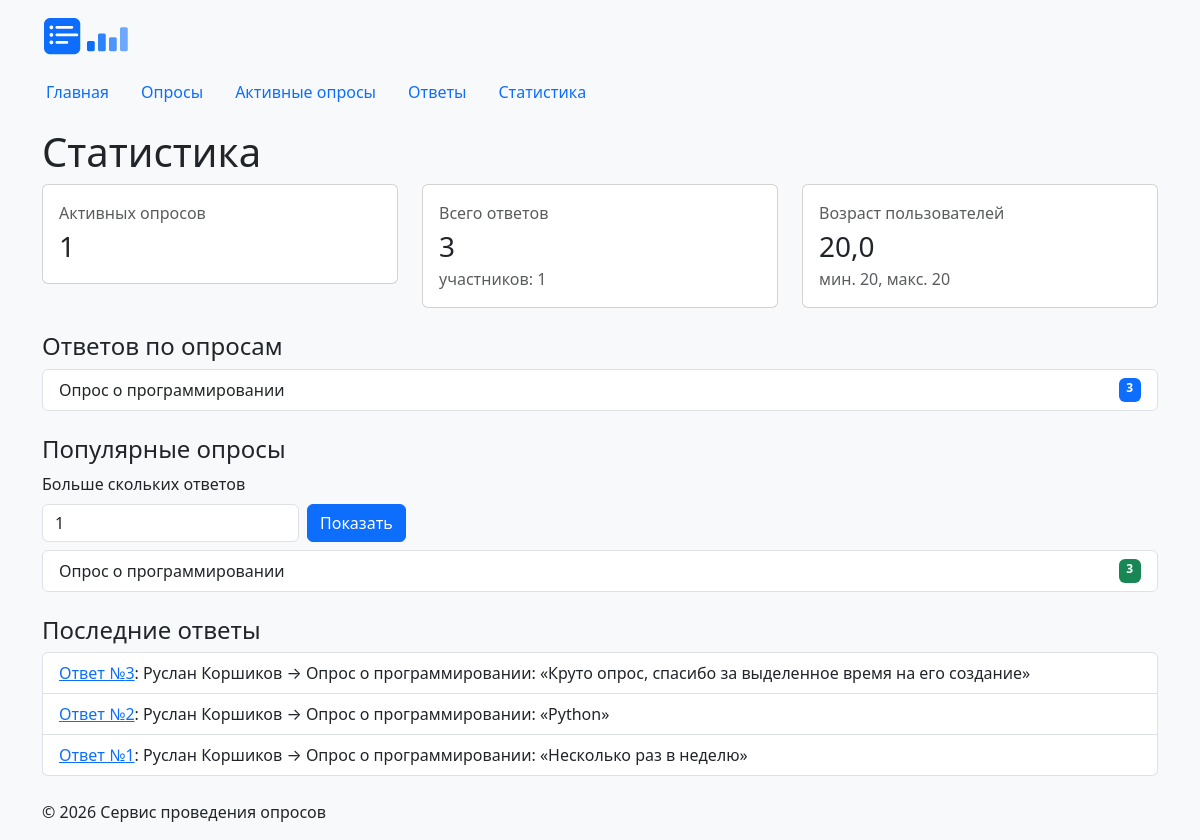
/responses/statistics/, run on the app's committed database.
### responses/views.py (the view)
# urls.py: path("statistics/", views.statistics, name="statistics"),
def statistics(request: HttpRequest) -> HttpResponse:
    min_raw = request.GET.get("min", "1").strip()
    min_responses = int(min_raw) if min_raw.isdecimal() else 1
    context = {
        "active_surveys": fetch_one(ACTIVE_COUNT_SQL, [ACTIVE_STATUS]),
        "totals": fetch_one(RESPONSES_TOTAL_SQL),
        "users_age": fetch_one(USERS_AGE_SQL),
        "per_survey": fetch_all(PER_SURVEY_SQL),
        "min_responses": min_responses,
        "popular": fetch_all(POPULAR_SQL, [min_responses]),
        "last_responses": fetch_all(LAST_RESPONSES_SQL),
    }
    return render(request, "responses/statistics.html", context)

### db/database.py (called while the page is built)
def get_connection() -> sqlite3.Connection:
    if not Path(DB_PATH).exists():
        raise FileNotFoundError(
            f"Файл базы данных не найден: {DB_PATH}. "
            "Создайте его командами из README.md (раздел ПР7)."
        )
    conn = sqlite3.connect(DB_PATH)
    conn.row_factory = sqlite3.Row
    conn.execute("PRAGMA foreign_keys = ON")
    return conn

def fetch_all(sql: str, params=()) -> list[sqlite3.Row]:
    with closing(get_connection()) as conn:
        return conn.execute(sql, params).fetchall()

def fetch_one(sql: str, params=()) -> sqlite3.Row | None:
    with closing(get_connection()) as conn:
        return conn.execute(sql, params).fetchone()

### responses/templates/responses/statistics.html (shortened to what this page needs)
{% extends "base.html" %}
{% block content %}
    <h1>Статистика</h1>
    <div class="row mb-4">
        <div class="col-md-4">
            <div class="card"><div class="card-body">
                <div class="text-muted">Активных опросов</div>
                <div class="fs-3">{{ active_surveys.active_surveys }}</div>
            </div></div>
        </div>
        <div class="col-md-4">
            <div class="card"><div class="card-body">
                <div class="text-muted">Всего ответов</div>
                <div class="fs-3">{{ totals.total_responses }}</div>
                <div class="text-muted">
                    участников: {{ totals.respondents }}
                </div>
            </div></div>
        </div>
        <div class="col-md-4">
            <div class="card"><div class="card-body">
                <div class="text-muted">Возраст пользователей</div>
                <div class="fs-3">
                    {{ users_age.avg_age|default_if_none:"—" }}
                </div>
                <div class="text-muted">
                    мин. {{ users_age.min_age|default_if_none:"—" }},
                    макс. {{ users_age.max_age|default_if_none:"—" }}
                </div>
            </div></div>
        </div>
    </div>
    <h2 class="h4">Ответов по опросам</h2>
    <ul class="list-group mb-4">
        {% for item in per_survey %}
            <li class="list-group-item d-flex justify-content-between">
                <span>{{ item.title }}</span>
                <span class="badge bg-primary">{{ item.responses_count }}</span>
            </li>
        {% empty %}
            <li class="list-group-item">Опросов пока нет.</li>
        {% endfor %}
    </ul>
    <h2 class="h4">Популярные опросы</h2>
    <form method="get" class="row g-2 align-items-end mb-2">
        <div class="col-auto">
            <label for="min" class="form-label">
                Больше скольких ответов
            </label>
            <input type="number" min="0" id="min" name="min"
                   value="{{ min_responses }}" class="form-control">
        </div>
        <div class="col-auto">
            <button type="submit" class="btn btn-primary">Показать</button>
        </div>
    </form>
    <ul class="list-group mb-4">
        {% for item in popular %}
            <li class="list-group-item d-flex justify-content-between">
                <span>{{ item.title }}</span>
                <span class="badge bg-success">{{ item.responses_count }}</span>
            </li>
        {% empty %}
            <li class="list-group-item">
                Нет опросов с числом ответов больше {{ min_responses }}.
            </li>
        {% endfor %}
    </ul>
    <h2 class="h4">Последние ответы</h2>
    <ul class="list-group">
        {% for item in last_responses %}
            <li class="list-group-item">
                <a href="{% url 'responses:detail' item.id %}">
                    Ответ №{{ item.id }}</a>:
                {{ item.user_name }} &rarr; {{ item.survey_title }}:
                &laquo;{{ item.answer }}&raquo;
            </li>
        {% empty %}
            <li class="list-group-item">Ответов пока нет.</li>
        {% endfor %}
    </ul>
{% endblock %}

### homepage/static/homepage/css/style.css (style rules this page uses)
body { min-height: 100vh; background-color: #f8f9fa; }

### data on the page
surveys: title "Опрос о программировании", responses_count "3"
responses: id "3", user_name "Руслан Коршиков", survey_title "Опрос о программировании", answer "Круто опрос, спасибо за выделенное время на его создание"
responses: id "2", user_name "Руслан Коршиков", survey_title "Опрос о программировании", answer "Python"

### other printed values
{{ active_surveys.active_surveys }} "1"
{{ totals.total_responses }} "3"
{{ totals.respondents }} "1"
{{ users_age.avg_age|default_if_none:"—" }} "20,0"
{{ users_age.min_age|default_if_none:"—" }} "20"
{{ users_age.max_age|default_if_none:"—" }} "20"
{{ item.id }} "1"
{{ item.user_name }} "Руслан Коршиков"
{{ item.survey_title }} "Опрос о программировании"
{{ item.answer }} "Несколько раз в неделю"
